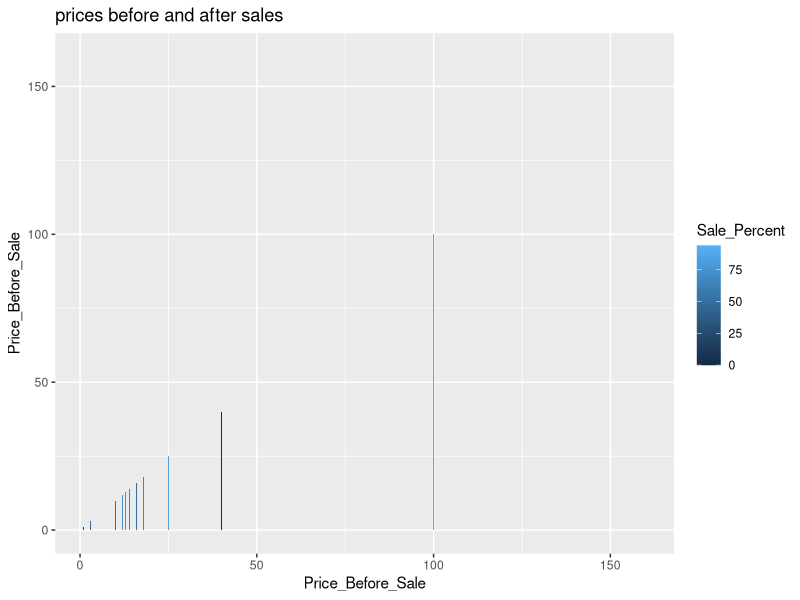
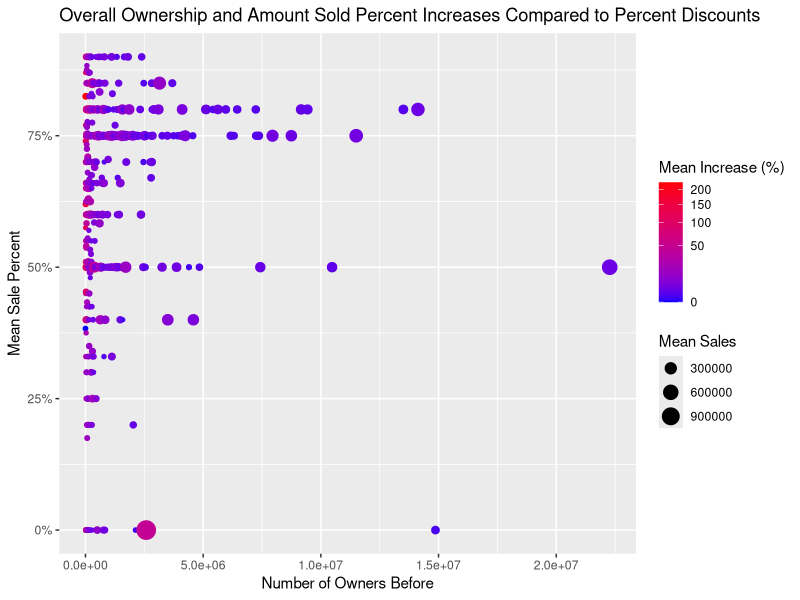
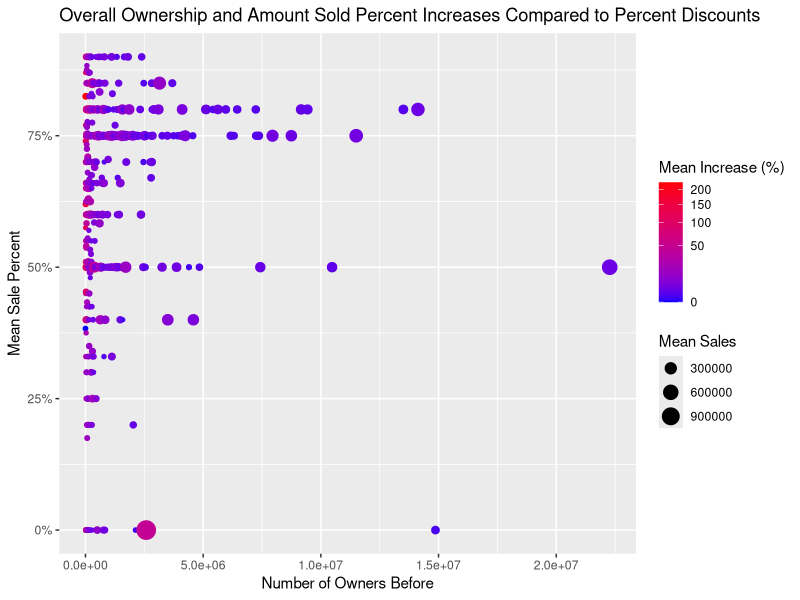

Write R code to recreate these figures, in order. (Note: this script raises an error after producing the figures.)
library(jsonlite)
library(stringr)
library(dplyr)
library(ggplot2)
# library(corrplot)
library(RColorBrewer)
library(scales)
rm(list = setdiff(ls(), lsf.str()))

# Owners_before
# Owners_after
# Owners_As_Of_Today
# Players_As_Of_Today
# Sales
# Increase (%)
# Price_before_sale
# Review_Score_Metacritic
# Review_Score_Steam_Users
# Sale_Percent
# Sale Price
# GameNewness
removeSymbols = function(namesArray) {
  newNames = namesArray
  newNames = str_replace_all(newNames,"[[:punct:]]","")
  newNames = str_replace_all(newNames, "[^[:alnum:]]", " ")
  newNames = trim(newNames)
  return(newNames)
}
setwd('/Users/nicktalavera/Coding/bootcamp007_project/Project1-ExploreVis/NickTalavera/Steam')
steam = read.csv('steamDatabaseAllCombined.csv')

# today = as.Date(Sys.time(), "%Y %m %d")
steamSummerSaleFirstDay = as.Date('20160704', "%Y%m%d")
steamSummerSaleLastDay = as.Date('20160628', "%Y%m%d")
# steam$GameNewness = steam$Release_Date - steamSummerSaleFirstDay
# # Sale Percent vs Net Gross
# g = ggplot(data = steam, aes(x = Sale_Percent, y=Increase)) + ggtitle('Sale Percent vs Net Gross')
# g + geom_bar(aes(fill = Sale_Percent), stat = 'identity', position = 'dodge')


#Progress of numbers of ownership over time?
#line graph

# Compare prices before and after sales
class(steam$Price_Before_Sale)
g = ggplot(data = arrange(steam,Price_Before_Sale), aes(x = Price_Before_Sale, y=Price_Before_Sale)) + ggtitle('prices before and after sales')
g + geom_bar(aes(fill = Sale_Percent), stat = 'identity', position = 'dodge')

# Compare owners before and after sales


# Increase vs Review_Score_Metacritic
# g = ggplot(data = arrange(steam,Increase), aes(x = Increase, y = Review_Score_Steam_Users)) + ggtitle('prices before and after sales')
# g + geom_bar(aes(fill = Review_Score_Steam_Users), stat = 'identity', position = 'dodge')
# Increase vs Review_Score_Steam_Users
# # g = ggplot(data = steam, aes(x = Review_Score_Metacritic)) + ggtitle('prices before and after sales')
# # g + geom_histogram(bins = 15)
# # # Increase vs Review_Score_IGN
# g = ggplot(data = steam, aes(x = Review_Score_IGN)) + ggtitle('Review_Score_IGN_Users')
# g + geom_freqpoly(binwidth = 0.1)
# # g = ggplot(data = arrange(steam,Increase), aes(x = Increase, y = Review_Score_Steam_Users)) + ggtitle('prices before and after sales')
# # g + geom_bar(aes(fill = Review_Score_Steam_Users), stat = 'identity', position = 'dodge')
# # # Increase vs Review_Score_Metacritic
# g = ggplot(data = steam, aes(x = Review_Score_Metacritic)) + ggtitle('Review_Score_Metacritic') + xlim(0,100)
# g + geom_histogram(aes(fill = Price_Before_Sale), binwidth = 10, position = "fill")

# Review scores count
# g = ggplot(data = steam[!is.na(steam$Review_Score_Metacritic),], aes(x = Sales)) + ggtitle('Review scores count') + xlim(5000,250000)
# g + geom_histogram(binwidth = 5000)
# groupedByIncrease = summarise(group_by(steam, Increase), meanScore = round(mean(Review_Score_Metacritic)/5)*5)
# groupedByIncrease = groupedByIncrease[!is.na(groupedByIncrease$meanScore),]
# g = ggplot(data = groupedByIncrease, aes(x = Increase)) + ggtitle('Increase') + xlim(0,150)
# g + geom_density(aes(color = alpha("black", 1/3)))


#Overall Ownership and Game Age Compared to Percent Discounts
labelsScores = c(paste(as.character(seq(1, 100, by=10)), "to", as.character(seq(10, 110, by=10))))
metacriticScoresVSIncreaseSeventyPlus = steam
title = paste("Overall Ownership and Amount Sold Percent Increases Compared to Percent Discounts")
metacriticScoresVSIncreaseSeventyPlus$GameAge = floor(metacriticScoresVSIncreaseSeventyPlus$GameAge/365)
metacriticScoresVSIncreaseSeventyPlus = metacriticScoresVSIncreaseSeventyPlus[!is.na(metacriticScoresVSIncreaseSeventyPlus$GameAge),]
metacriticScoresVSIncreaseSeventyPlus$GameAge = cut_interval(metacriticScoresVSIncreaseSeventyPlus$GameAge, length = 3, rm.na = FALSE)
factosokaf = 100
metacriticScoresVSIncreaseSeventyPlus$Owners_Before = round(metacriticScoresVSIncreaseSeventyPlus$Owners_Before/factosokaf)*factosokaf
metacriticScoresVSIncreaseSeventyPlus = summarise(group_by(metacriticScoresVSIncreaseSeventyPlus, Owners_Before), meanSalePercent = mean(Sale_Percent), meanGameAge =  mean(GameAge), meanIncrease = mean(Increase), meanSales = mean(Sales))
metacriticScoresVSIncreaseSeventyPlus = metacriticScoresVSIncreaseSeventyPlus[!is.na(metacriticScoresVSIncreaseSeventyPlus$meanSalePercent),]
metacriticScoresVSIncreaseSeventyPlus$meanSalePercent = metacriticScoresVSIncreaseSeventyPlus$meanSalePercent/100
metacriticScoresVSIncreaseSeventyPlus = metacriticScoresVSIncreaseSeventyPlus[metacriticScoresVSIncreaseSeventyPlus$meanIncrease < 300,]
head(metacriticScoresVSIncreaseSeventyPlus)
colourCount = length(unique(metacriticScoresVSIncreaseSeventyPlus$meanIncrease))
getPalette = colorRampPalette(brewer.pal(8, "Accent"))
platteNew = rev(getPalette(colourCount))
g = ggplot(data = metacriticScoresVSIncreaseSeventyPlus, aes(x = Owners_Before, y = meanSalePercent)) + ggtitle(title)
g + geom_point(aes(color=meanIncrease,size=meanSales)) + ylab('Mean Sale Percent') + scale_y_continuous(labels=percent) + xlab('Number of Owners Before') + scale_color_gradient(trans = "sqrt", low="blue", high="red") + expand_limits(x = 0, y = 0) +
  labs(size="Mean Sales", color="Mean Increase (%)")
ggsave(file=paste0(removeSymbols(title), ".eps"))



# title = paste("Overall Ownership and Sales Compared to Percent Discounts")
# #Overall Ownership and Game Age Compared to Percent Discounts
# labelsScores = c(paste(as.character(seq(1, 100, by=10)), "to", as.character(seq(10, 110, by=10))))
# metacriticScoresVSIncreaseSeventyPlus = steam
# metacriticScoresVSIncreaseSeventyPlus$GameAge = floor(metacriticScoresVSIncreaseSeventyPlus$GameAge/365)
# metacriticScoresVSIncreaseSeventyPlus = metacriticScoresVSIncreaseSeventyPlus[!is.na(metacriticScoresVSIncreaseSeventyPlus$GameAge),]
# metacriticScoresVSIncreaseSeventyPlus$GameAge = cut_interval(metacriticScoresVSIncreaseSeventyPlus$GameAge, length = 3, rm.na = FALSE)
# factosokaf = 100
# metacriticScoresVSIncreaseSeventyPlus$Owners_Before = round(metacriticScoresVSIncreaseSeventyPlus$Owners_Before/factosokaf)*factosokaf
# metacriticScoresVSIncreaseSeventyPlus = summarise(group_by(metacriticScoresVSIncreaseSeventyPlus, Owners_Before), meanSalePercent = mean(Sale_Percent), meanGameAge =  mean(GameAge), meanIncrease = mean(Sales))
# metacriticScoresVSIncreaseSeventyPlus = metacriticScoresVSIncreaseSeventyPlus[!is.na(metacriticScoresVSIncreaseSeventyPlus$meanSalePercent),]
# metacriticScoresVSIncreaseSeventyPlus$meanSalePercent = metacriticScoresVSIncreaseSeventyPlus$meanSalePercent/100
# head(metacriticScoresVSIncreaseSeventyPlus)
# colourCount = length(unique(metacriticScoresVSIncreaseSeventyPlus$meanIncrease))
# getPalette = colorRampPalette(brewer.pal(8, "Accent"))
# platteNew = rev(getPalette(colourCount))
# g = ggplot(data = metacriticScoresVSIncreaseSeventyPlus, aes(x = Owners_Before, y = meanSalePercent)) + ggtitle(title)
# g + geom_point(aes(color=meanIncrease)) + ylab('Mean Sale Percent') + scale_y_continuous(labels=percent) + xlab('Number of Owners Before') + scale_color_gradient( low="blue", high="red", guide = guide_legend(title = "Mean Sales")) + expand_limits(x = 0, y = 0)
# ggsave(file=paste0(removeSymbols(title), ".eps"))


# 
# 
# # #IGN scores versus increase in sales
# 
# # ignScoresVSIncrease = steam
# # ignScoresVSIncrease = ignScoresVSIncrease[!is.na(ignScoresVSIncrease$Review_Score_IGN) & !is.na(ignScoresVSIncrease$Increase),]
# # ignScoresVSIncrease = filter(ignScoresVSIncrease, ignScoresVSIncrease$Review_Score_IGN >= 30)
# # ignScoresVSIncrease$Review_Score_IGN = cut_interval(ignScoresVSIncrease$Review_Score_IGN, length = 10, rm.na = FALSE)
# # ignScoresVSIncrease = select(ignScoresVSIncrease, Review_Score_IGN, Increase)
# # g = ggplot(data = ignScoresVSIncrease, aes(x = Increase)) + ggtitle('Review_Score_IGN')
# # g + geom_density(aes(color = Review_Score_IGN)) + xlim(0,75)
# # 
# # 
# # #Histogram of IGN scores versus increase in sales #GOOD SHIT
# # title = 'Comparing the Sales of Games That Were Not Reviewed by IGN vs Games with \"Bad\" (<70) Metacritic Scores'
# # # labelsScores = c(paste(as.character(seq(1, 100, by=10)), "to", as.character(seq(10, 110, by=10))))
# # # ignScoresVSIncrease = steam
# # # ignScoresVSIncrease = ignScoresVSIncrease[is.na(ignScoresVSIncrease$Review_Score_IGN),]
# # # ignScoresVSIncrease = select(ignScoresVSIncrease, Name, Review_Score_IGN, Increase, Review_Score_Metacritic)
# # # # ignScoresVSIncreaseGrouped = group_by(ignScoresVSIncrease, )
# # # g = ggplot(data = ignScoresVSIncrease, aes(x = Increase)) + ggtitle(title)
# # # g + geom_histogram(aes(fill = Review_Score_IGN), position = "fill", binwidth = 5) + guides(color = "colorbar") + scale_y_continuous(labels=percent) + ylab('Percentage of Sales') + xlab('Increase of Owners') + guides(color = "colorbar") + scale_fill_brewer(palette = "Blues", labels = labelsScores, guide = guide_legend(title = "Metacritic Score"))
# # 
# # 
# # #READY TO GO
# #Histogram of Metacritic scores versus increase in sales if under vs over 70 #GOOD SHIT
# labelsScores = c(paste(as.character(seq(1, 100, by=10)), "to", as.character(seq(10, 110, by=10))))
# metacriticScoresVSIncreaseSeventyPlus = steam
# title = 'Sales Increases Across Metacritic Score'
# metacriticScoresVSIncreaseSeventyPlus = filter(metacriticScoresVSIncreaseSeventyPlus, metacriticScoresVSIncreaseSeventyPlus$Review_Score_Metacritic > -1000)
# metacriticScoresVSIncreaseSeventyPlus = metacriticScoresVSIncreaseSeventyPlus[metacriticScoresVSIncreaseSeventyPlus$Increase < 2000,]
# # metacriticScoresVSIncreaseSeventyPlus$Review_Score_Metacritic[as.numeric(metacriticScoresVSIncreaseSeventyPlus$Review_Score_Metacritic) >= reviewScore] = reviewScore
# # metacriticScoresVSIncreaseSeventyPlus$Review_Score_Metacritic[as.numeric(metacriticScoresVSIncreaseSeventyPlus$Review_Score_Metacritic) < reviewScore] = 0
# metacriticScoresVSIncreaseSeventyPlus$Review_Score_Metacritic = cut(metacriticScoresVSIncreaseSeventyPlus$Review_Score_Metacritic, breaks = seq(0, 100, by=10))
# colourCount = length(unique(metacriticScoresVSIncreaseSeventyPlus$Review_Score_Metacritic))
# getPalette = colorRampPalette(brewer.pal(11, "RdYlBu"))
# platteNew = getPalette(colourCount)
# g = ggplot(data = metacriticScoresVSIncreaseSeventyPlus, aes(x = Increase)) + ggtitle(title)
# g + geom_histogram(aes(fill = Review_Score_Metacritic), position = "fill", binwidth = 10) + scale_y_continuous(labels=percent) + ylab('Percentage of Sales') + xlab('Increase of Owners')  + scale_fill_manual(values = platteNew, labels = labelsScores, guide = guide_legend(title = "Metacritic Score")) + guides(color = "colorbar")
# ggsave(file=paste0(removeSymbols(title), ".eps"))
# #END
# 
# 
# # READY TO GO
# #Histogram of Metacritic scores versus increase in sales if under vs over 70 #GOOD SHIT
# reviewScores = c(60, 70,85)
# for (reviewScore in reviewScores) {
# labelsScores = c(paste(c("Below","Above"),reviewScore))
# metacriticScoresVSIncreaseSeventyPlus = steam
# title = paste('Sales Increases for Games Above and Below a', reviewScore, "Metascritic Score")
# metacriticScoresVSIncreaseSeventyPlus = filter(metacriticScoresVSIncreaseSeventyPlus, metacriticScoresVSIncreaseSeventyPlus$Review_Score_Metacritic > -1000)
# metacriticScoresVSIncreaseSeventyPlus = metacriticScoresVSIncreaseSeventyPlus[metacriticScoresVSIncreaseSeventyPlus$Increase < 2000,]
# metacriticScoresVSIncreaseSeventyPlus$Review_Score_Metacritic[as.numeric(metacriticScoresVSIncreaseSeventyPlus$Review_Score_Metacritic) >= reviewScore] = reviewScore
# metacriticScoresVSIncreaseSeventyPlus$Review_Score_Metacritic[as.numeric(metacriticScoresVSIncreaseSeventyPlus$Review_Score_Metacritic) < reviewScore] = 0
# metacriticScoresVSIncreaseSeventyPlus$Review_Score_Metacritic = cut_interval(metacriticScoresVSIncreaseSeventyPlus$Review_Score_Metacritic, n = 2, rm.na = TRUE)
# colourCount = length(unique(metacriticScoresVSIncreaseSeventyPlus$Review_Score_Metacritic))
# getPalette = colorRampPalette(brewer.pal(8, "Accent"))
# platteNew = rev(getPalette(colourCount))
# g = ggplot(data = metacriticScoresVSIncreaseSeventyPlus, aes(x = Increase)) + ggtitle(title)
# g + geom_histogram(aes(fill = Review_Score_Metacritic), position = "fill", binwidth = 10) + scale_y_continuous(labels=percent) + ylab('Percentage of Sales') + xlab('Increase of Owners') + guides(color = "colorbar") + scale_fill_manual(values = platteNew, labels = labelsScores, guide = guide_legend(title = "Metacritic Score")) +
#   guides(fill = guide_legend(reverse = TRUE))
# ggsave(file=paste0(removeSymbols(title), ".eps"))
# }
# #END
# 
# #Over 85 Scatter
# reviewScore = 85
# labelsScores = c(paste(c("Below","Above"),reviewScore))
# metacriticScoresVSIncreaseSeventyPlus = steam
# title = paste("Sales and Percent Increase Compared to Overall Previous Ownership for Games Rated >85")
# metacriticScoresVSIncreaseSeventyPlus = filter(metacriticScoresVSIncreaseSeventyPlus, metacriticScoresVSIncreaseSeventyPlus$Review_Score_Metacritic >= 85)
# metacriticScoresVSIncreaseSeventyPlus$Sales = cut_interval(metacriticScoresVSIncreaseSeventyPlus$Sales, n=10)
# colourCount = length(unique(metacriticScoresVSIncreaseSeventyPlus$Owners_After))
# getPalette = colorRampPalette(brewer.pal(8, "Accent"))
# platteNew = rev(getPalette(colourCount))
# g = ggplot(data = metacriticScoresVSIncreaseSeventyPlus, aes(x = metacriticScoresVSIncreaseSeventyPlus$Owners_Before, y = metacriticScoresVSIncreaseSeventyPlus$Increase)) + ggtitle(title)
# g + geom_point(aes(color = Sales)) + scale_y_continuous(labels=percent) + scale_x_log10() + ylab('Increase of Owners') + xlab('Number of Owners Before') + scale_fill_manual(values = platteNew, labels = labelsScores, guide = guide_legend(title = "Metacritic Score")) 
# ggsave(file=paste0(removeSymbols(title), ".eps"))
# 
# # FIGURE OUT BARS
# #Histogram of Metacritic scores versus increase in sales if under vs over 70 #GOOD SHIT
# # steamScoresVSIncreaseThumbs = steam
# # steamScoresVSIncreaseThumbs = filter(steamScoresVSIncreaseThumbs, steamScoresVSIncreaseThumbs$Review_Score_Steam_Users > -1000)
# # steamScoresVSIncreaseThumbs$Review_Score_Steam_Users[as.numeric(steamScoresVSIncreaseThumbs$Review_Score_Steam_Users) >= reviewScore] = reviewScore
# # steamScoresVSIncreaseThumbs$Review_Score_Steam_Users[as.numeric(steamScoresVSIncreaseThumbs$Review_Score_Steam_Users) < reviewScore] = 0
# # # steamScoresVSIncreaseThumbs$Review_Score_Steam_Users = cut_interval(steamScoresVSIncreaseThumbs$Review_Score_Steam_Users, n = 2, rm.na = TRUE)
# # steamScoresVSIncreaseThumbs = steamScoresVSIncreaseThumbs[steamScoresVSIncreaseThumbs$Increase < 750,]
# # # labelsYears = c(paste(as.character(seq(1, 100, by=10)), "to", as.character(seq(10, 110, by=10))))
# # title = paste('Sales Increases Comparing an Ideal Review Score of', reviewScore)
# # g = ggplot(data = steamScoresVSIncreaseThumbs, aes(factor(Review_Score_Steam_Users))) + ggtitle(title)
# # g + geom_bar() + guides(color = "colorbar") + scale_fill_brewer(palette ="Blues",direction = 1, labels = c(paste(c('Less than',"Greater than"), reviewScore)), guide = guide_legend(title = "Metacritic Score"))
# # ggsave(file=paste0(removeSymbols(title), ".eps"))
# 
# 
# #READY TO GO
# #Steam User Reviews' Impact on the Increase of Sales'
# title = 'Steam User Reviews\' Impact on the Increase of Sales'
# steamScoresVSIncreaseThumbs = steam
# steamScoresVSIncreaseThumbs = filter(steamScoresVSIncreaseThumbs, steamScoresVSIncreaseThumbs$Review_Score_Steam_Users > -1000)
# steamScoresVSIncreaseThumbs$Review_Score_Steam_Users = cut(steamScoresVSIncreaseThumbs$Review_Score_Steam_Users, breaks = seq(0, 100, by=10))
# steamScoresVSIncreaseThumbs = steamScoresVSIncreaseThumbs[is.na(steamScoresVSIncreaseThumbs$Review_Score_Steam_Users) == FALSE,]
# steamScoresVSIncreaseThumbs = steamScoresVSIncreaseThumbs[is.na(steamScoresVSIncreaseThumbs$Increase) == FALSE,]
# steamScoresVSIncreaseThumbs = steamScoresVSIncreaseThumbs[steamScoresVSIncreaseThumbs$Increase < 750,]
# colourCount = length(unique(steamScoresVSIncreaseThumbs$Review_Score_Steam_Users))
# getPalette = colorRampPalette(brewer.pal(9, "PiYG"))
# platteNew = rev(getPalette(colourCount))
# labelsYears = c(paste(as.character(seq(1, 100, by=10)), "to", as.character(seq(10, 110, by=10))))
# g = ggplot(data = steamScoresVSIncreaseThumbs, aes(x = Increase)) + ggtitle(title)
# g + geom_histogram(aes(fill = Review_Score_Steam_Users), position = "fill", binwidth = 90) + guides(color = "colorbar") + scale_fill_manual(values =platteNew, guide = guide_legend(title = "Steam User Percent Positive Reviews"), labels = labelsYears) + xlab('Increase of Owners')  + scale_y_continuous(labels=percent) + ylab('Percentage of Increase')
# ggsave(file=paste0(removeSymbols(title), ".eps"))
# #END
# # #
# # # #READY TO GO
# # # Game's age affecting the sale? If over ten, rounded up
# gameAge = steam
# 
# # gameAge$GameAge[as.numeric(gameAge$GameAge) >= 9] = 10
# gameAge = gameAge[gameAge$Increase < 200,]
# gameAge = gameAge[!is.na(gameAge$GameAge) & !is.na(gameAge$Increase),]
# # gameAge = filter(gameAge, gameAge$GameAge > -1000)
# gameAge$GameAge = floor(gameAge$GameAge/365)
# gameAge$GameAge = cut_interval(gameAge$GameAge, length = 1, rm.na = FALSE)
# labelsYears = c(c('<1 year'), paste(as.character(1:100), "to", as.character(2:101), "years"))
# title = 'The Age of a Game Compared to the Increase of Owners'
# g = ggplot(data = gameAge, aes(x = Increase)) + ggtitle(title)
# g + geom_histogram(aes(fill = GameAge), position = "fill", binwidth = 10) + scale_y_continuous(labels=percent) + ylab('Percentage of Sales') + xlab('Increase of Owners') +
#   scale_fill_discrete( h =c(24,350), guide = guide_legend(title = "Game's Age (years)"), labels = labelsYears)
# ggsave(file=paste0(removeSymbols(title), ".eps"))
# # # #END
# #
# # # How many games go unplayed?
# # unplayed = steam
# # unplayed$Unplayed = unplayed$Players_Forever_As_Of_Today <= unplayed$Owners_As_Of_Today
# # # unplayed$Unplayed = cut_interval(unplayed$Unplayed, length = 0.1, rm.na = FALSE)
# # sumUnplayed = c(sum(unplayed$Players_Forever_As_Of_Today), sum(unplayed$Owners_As_Of_Today ))
# # g <- ggplot(data = sumUnplayed, aes(x = sumUnplayed))
# # g + geom_bar()
# #
# #Scatter Metacritic vs How long to beat
# title = 'Metacritic Scores Compared to Campaign Length'
# labelsGameType = c('Indie Games','Action Games', 'Adventure Games',"Role Playing Games")
# MetacriticVSCampaign = select(steam, main_story_length, Review_Score_Metacritic, Increase)
# maxLength = 75
# metacriticReview = 70
# MetacriticVSCampaign = MetacriticVSCampaign[!is.na(MetacriticVSCampaign$main_story_length) & !is.na(MetacriticVSCampaign$Review_Score_Metacritic),]
# MetacriticVSCampaign = MetacriticVSCampaign[MetacriticVSCampaign$main_story_length < maxLength,]
# MetacriticVSCampaign$hoursRange[between(MetacriticVSCampaign$main_story_length,0,6)] = 6
# MetacriticVSCampaign$hoursRange[between(MetacriticVSCampaign$main_story_length,6,12)] = 12
# MetacriticVSCampaign$hoursRange[between(MetacriticVSCampaign$main_story_length,12,17)] = 17
# MetacriticVSCampaign$hoursRange[MetacriticVSCampaign$main_story_length >= 17] = 40
# colourCount = length(unique(MetacriticVSCampaign$hoursRange))
# getPalette = colorRampPalette(brewer.pal(11, "Spectral"))
# platteNew = getPalette(colourCount)
# g = ggplot(MetacriticVSCampaign, aes(x = main_story_length , y = Review_Score_Metacritic)) + ggtitle(title)
# g + geom_point(aes(color=factor(hoursRange))) + geom_hline(yintercept = metacriticReview, color="red") + ylab('Metacritic Score') + xlab("Game Campaign Length (hours)") + scale_color_manual(values = platteNew, name ="Typical Game Type",
#                                                                                                                                                                                                                                      labels=labelsGameType) + geom_smooth(method = "lm", color = "black") + geom_smooth(aes(group= hoursRange)) +
#   scale_x_continuous(breaks = pretty(MetacriticVSCampaign$main_story_length, n = 20))
# ggsave(file=paste0(removeSymbols(title), ".eps"))
# 
# # Campaign Length Compared to the Increase of Owners
# title = 'Campaign Length Compared to the Increase of Owners'
# difference = 5
# maxHours = 40
# labelsScores = c(paste(seq(0, maxHours, by=difference), "to", seq(difference, maxHours+difference, by=difference), "hours"))
# labelsScores = replace(labelsScores, length(labelsScores), paste0(">",40," hours"))
# MetacriticVSCampaign$Rounded = round(MetacriticVSCampaign$main_story_length/difference)*difference
# MetacriticVSCampaign$Rounded[MetacriticVSCampaign$Rounded > maxHours] = maxHours
# colourCount = length(unique(MetacriticVSCampaign$Rounded))
# getPalette = (colorRampPalette(brewer.pal(9, "PiYG")))
# platteNew = rev(getPalette(colourCount))
# g = ggplot(data = MetacriticVSCampaign, aes(x = Increase)) + ggtitle(title)
# g + geom_histogram(aes(fill = factor(Rounded)), position = "fill", binwidth = 20) + scale_y_continuous(labels=percent) + ylab('Percentage of Sales') + xlab('Increase of Owners') + guides(color = "colorbar") + scale_fill_manual(values = platteNew, labels = labelsScores, guide = guide_legend(title = "Campaign Length"))
# ggsave(file=paste0(removeSymbols(title), ".eps"))
# 
# 
# # Game Type Approximated by Campaign Length Compared to the Increase of Owners
# labelsGameType = c('Indie Games','Action Games', 'Adventure Games',"Role Playing Games")
# title = 'Game Type Approximated by Campaign Length Compared to the Increase of Owners'
# colourCount = length(unique(MetacriticVSCampaign$hoursRange))
# getPalette = colorRampPalette(brewer.pal(11, "Spectral"))
# platteNew = getPalette(colourCount)
# g = ggplot(data = MetacriticVSCampaign, aes(x = Increase)) + ggtitle(title)
# g + geom_histogram(aes(fill = factor(hoursRange)), position = "fill", binwidth = 20) + scale_y_continuous(labels=percent) + ylab('Percentage of Sales') + xlab('Increase of Owners') + guides(color = "colorbar") + scale_fill_manual(values = platteNew, labels = labelsGameType, guide = guide_legend(title = "Typical Game Type"))
# ggsave(file=paste0(removeSymbols(title), ".eps"))
# 
# 
# # Release date relation to the start of the Summer sale?
# title = 'Release Date Relation to the Start of the Summer Sale For Games Released in the Past Year?'
# gameAge = steam
# gameAge$GameAgeWeeks = floor(gameAge$GameAge/7)
# # gameAge$GameAge[as.numeric(gameAge$GameAge) >= 9] = 10
# gameAge = gameAge[gameAge$GameAge <= 365,]
# gameAge = gameAge[!is.na(gameAge$GameAge) & !is.na(gameAge$Increase),]
# # gameAge = filter(gameAge, gameAge$GameAge > -1000)
# gameAge$GameAge = cut_interval(gameAge$GameAge, length = 1, rm.na = FALSE)
# labelsYears = c(c('<1 year'), paste(as.character(1:100), "to", as.character(2:101), "years"))
# g = ggplot(data = gameAge, aes(x = GameAgeWeeks)) + ggtitle(title)
# g + geom_density() + scale_y_continuous(labels=percent) + ylab('Percentage of Sales') + xlab('Age of Game (weeks)')
# ggsave(file=paste0(removeSymbols(title), ".eps"))

#Do players actually play the games they buy?
steamPlayed = select(steam,appid,Owners_As_Of_Today,Players_Forever_As_Of_Today)
sum(steamPlayed$Unopened, na.rm = TRUE) / sum(steamPlayed$Owners_As_Of_Today, na.rm = TRUE)
# steamPlayed$Unopened
g = ggplot(steamPlayed, aes(Unopened))
g + geom_density()


# + scale_y_continuous(labels=percent) + ylab('Percentage of Sales') + xlab('Increase of Owners') + guides(color = "colorbar") + scale_fill_brewer(palette = "Blues", labels = labelsScores, guide = guide_legend(title = "Typical Game Type"))
# How many games go unbeaten?
# Overlay the reviews at the intervals?
# Do higher percents yield more money?
# Should AAA games discount their products?

# Owners_before
# Owners_after
# Sales
# Owners_As_Of_Today
# Players_Forever_As_Of_Today
# Increase
# Price_Before_Sale
# Price_After_Sale
# Review_Score_Metacritic
# Review_Score_Metacritic_User
# Review_Score_Steam_Users
# Review_Score_IGN
# Sale_Percent


# average number of sales per period
# game age